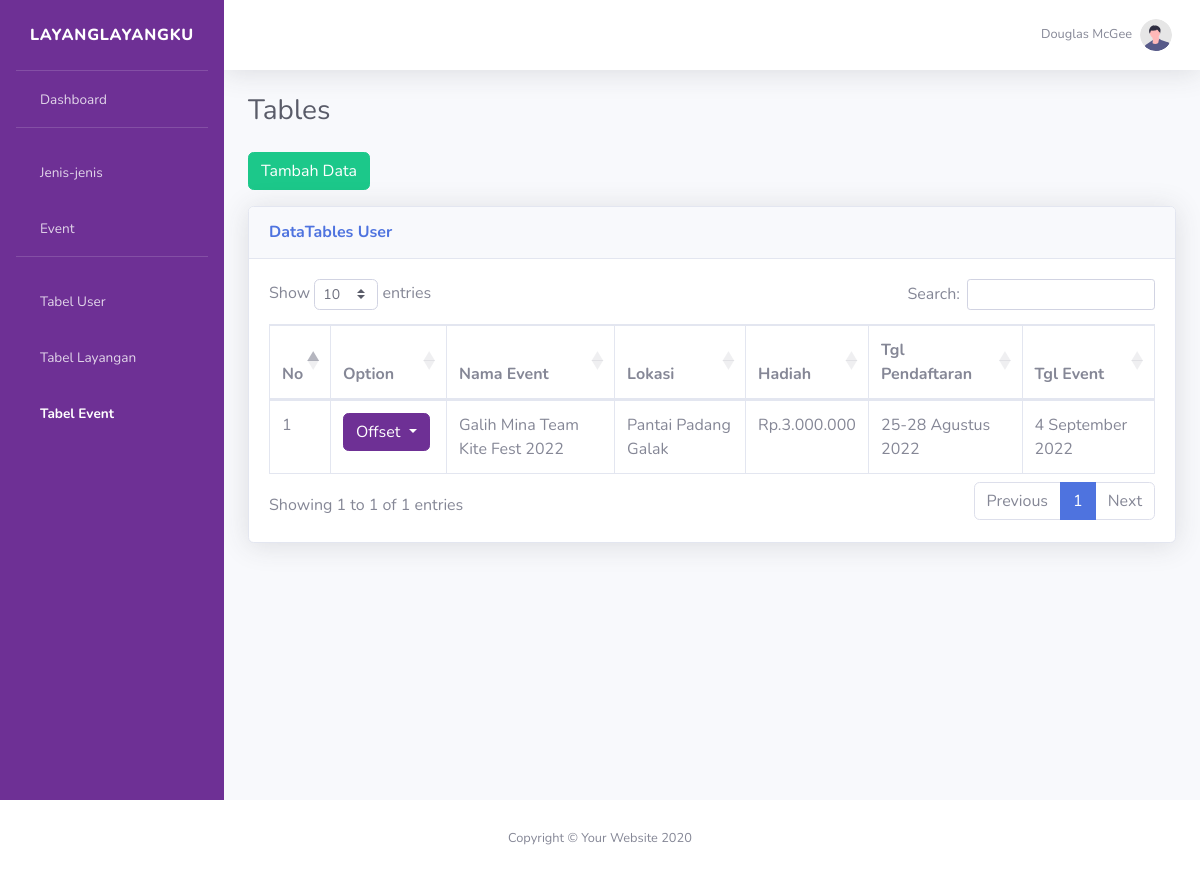
The page /tevent.php on the database its author committed.
### tables this page shows
CREATE TABLE `eventl` (
  `id_event` int(11) NOT NULL,
  `nama_event` varchar(255) NOT NULL,
  `lokasi` varchar(255) NOT NULL,
  `hadiah` varchar(255) NOT NULL,
  `pendaftaran` varchar(255) NOT NULL,
  `tgl_event` varchar(255) NOT NULL
);

### functions.php (called while the page is built, shortened)
<?php
$conn = mysqli_connect("localhost","root","","layangan");
function query($query){
    global $conn;
    $result = mysqli_query($conn,$query);
    $rows = [] ;
    while( $row = mysqli_fetch_assoc( $result ) ) {
        $rows[] = $row;
    }
    return $rows;
}
?>

### tevent.php (the view, shortened to what this page needs)
<?php
require 'functions.php';
$eventl = query(" SELECT * FROM eventl ");
?>
<!DOCTYPE html>
<html lang="en">
  <head>
    <link
      href="vendor/fontawesome-free/css/all.min.css"
      rel="stylesheet"
      type="text/css"
    />
    <link rel="stylesheet" href="css/tables.css" />
    <link href="css/sb-admin-2.min.css" rel="stylesheet" />
    <link
      href="vendor/datatables/dataTables.bootstrap4.min.css"
      rel="stylesheet"
    />
  </head>
  <body id="page-top">
    <div id="wrapper">
      <ul
        class="navbar-nav sidebar sidebar-dark accordion"
        id="sidebar
        "
      >
        <a
          class="sidebar-brand d-flex align-items-center justify-content-center"
          href="index.php"
        >
          <div class="sidebar-brand-text mx-3">LayanglayangKu</div>
        </a>
        <hr class="sidebar-divider my-0" />
        <li class="nav-item ml-4">
          <a class="nav-link" href="index.php"> <span>Dashboard</span></a>
        </li>
        <hr class="sidebar-divider" />
        <li class="nav-item  ml-4">
          <a class="nav-link" href="kategori.php"> <span>Jenis-jenis</span></a>
        </li>
        <li class="nav-item ml-4">
          <a class="nav-link" href="event.php"> <span>Event</span></a>
        </li>
        <hr class="sidebar-divider d-none d-md-block" />
        <li class="nav-item ml-4">
          <a class="nav-link" href="tables.php"> <span>Tabel User</span></a>
        </li>
        <li class="nav-item  ml-4">
          <a class="nav-link" href="tlayangan.php"> <span>Tabel Layangan</span></a>
        </li>
        <li class="nav-item active ml-4">
          <a class="nav-link" href="tevent.php"> <span>Tabel Event</span></a>
        </li>
      </ul>
      <div id="content-wrapper" class="d-flex flex-column">
        <div id="content">
          <nav
            class="navbar navbar-expand navbar-light bg-white topbar mb-4 static-top shadow"
          >
            <ul class="navbar-nav ml-auto">
              <li class="nav-item dropdown no-arrow">
                <a
                  class="nav-link dropdown-toggle"
                  href="#"
                  id="userDropdown"
                  role="button"
                  data-toggle="dropdown"
                  aria-haspopup="true"
                  aria-expanded="false"
                >
                  <span class="mr-2 d-none d-lg-inline text-gray-600 small"
                    >Douglas McGee</span
                  >
                  <img
                    class="img-profile rounded-circle"
                    src="img/undraw_profile.svg"
                  />
                </a>
              </li>
            </ul>
          </nav>
          <div class="container-fluid">
            <h1 class="h3 mb-2 text-gray-800">Tables</h1>
            <a href="#"class="btn btn-success my-3" data-toggle="modal" data-target="#tambahe">Tambah Data</a>
            <div class="card shadow mb-4">
              <div class="card-header py-3">
                <h6 class="m-0 font-weight-bold text-primary">
                  DataTables User
                </h6>
              </div>
              <div class="card-body">
                <div class="table-responsive">
                  <table
                    class="table table-bordered"
                    id="dataTable"
                    width="100%"
                    cellspacing="0">
                    <thead>
                      <tr>
                        <th>No</th>
                        <th>Option</th>
                        <th>Nama Event</th>
                        <th>Lokasi</th>
                        <th>Hadiah</th>
                        <th>Tgl Pendaftaran</th>
                        <th>Tgl Event</th>
                      </tr>
                    </thead>
                    <tbody>
                      <?php $i = 1; ?>
                      <?php foreach( $eventl as $row ) : ?>
                      <tr>
                        <td><?= $i; ?></td>
                        <td>
                          <div class="dropdown mr-1">
                            <button
                              type="button"
                              class="btn btn-secondary dropdown-toggle"
                              data-toggle="dropdown"
                              aria-expanded="false"
                              data-offset="10,20"
                            >
                              Offset
                            </button>
                          </div>
                        </td>
                        <td><?= $row["nama_event"]?></td>
                        <td><?= $row["lokasi"]?></td>
                        <td><?= $row["hadiah"]?></td>
                        <td><?= $row["pendaftaran"]?></td>
                        <td><?= $row["tgl_event"]?></td>
                      </tr>
                      <?php $i++; ?>
                      <?php endforeach; ?>
                    </tbody>
                  </table>
                </div>
                </div>
              </div>
            </div>
         </div>
     </div>
      </div>
        <footer class="sticky-footer bg-white">
          <div class="container my-auto">
            <div class="copyright text-center my-auto">
              <span>Copyright &copy; Your Website 2020</span>
            </div>
          </div>
        </footer>
  </body>
</html>

### css/tables.css (style rules this page uses)
* { padding: 0; margin: 0; }
nav.navbar ul li.nav-item { background-color: #fff; border: none; }
div#wrapper .navbar-nav { background-color: #6e3095; }

### rows shown on the page
eventl: nama_event "Galih Mina Team Kite Fest 2022", lokasi "Pantai Padang Galak", hadiah "Rp.3.000.000", pendaftaran "25-28 Agustus 2022", tgl_event "4 September 2022"
